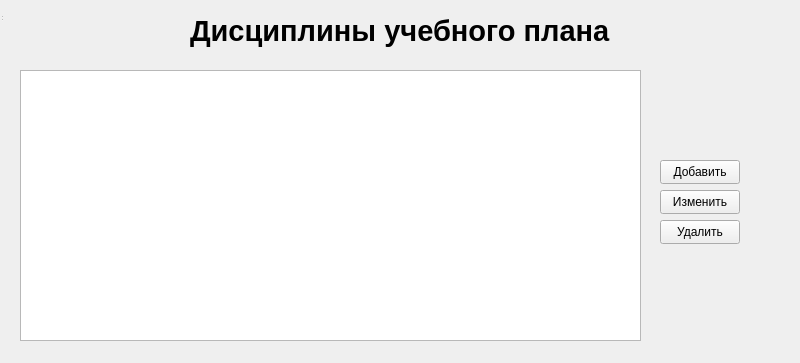
<?xml version="1.0" encoding="UTF-8"?>
<ui version="4.0">
 <class>syllibusdiscipline</class>
 <widget class="QWidget" name="syllibusdiscipline">
  <property name="geometry">
   <rect>
    <x>0</x>
    <y>0</y>
    <width>800</width>
    <height>363</height>
   </rect>
  </property>
  <property name="windowTitle">
   <string>Form</string>
  </property>
  <widget class="QWidget" name="centralwidget" native="true">
   <property name="geometry">
    <rect>
     <x>0</x>
     <y>0</y>
     <width>780</width>
     <height>351</height>
    </rect>
   </property>
   <widget class="QTableWidget" name="tableWidget">
    <property name="geometry">
     <rect>
      <x>20</x>
      <y>70</y>
      <width>621</width>
      <height>271</height>
     </rect>
    </property>
   </widget>
   <widget class="QPushButton" name="pushButton">
    <property name="geometry">
     <rect>
      <x>660</x>
      <y>160</y>
      <width>80</width>
      <height>24</height>
     </rect>
    </property>
    <property name="text">
     <string>Добавить</string>
    </property>
   </widget>
   <widget class="QPushButton" name="pushButton_2">
    <property name="geometry">
     <rect>
      <x>660</x>
      <y>220</y>
      <width>80</width>
      <height>24</height>
     </rect>
    </property>
    <property name="text">
     <string>Удалить</string>
    </property>
   </widget>
   <widget class="QLabel" name="label">
    <property name="geometry">
     <rect>
      <x>190</x>
      <y>10</y>
      <width>431</width>
      <height>41</height>
     </rect>
    </property>
    <property name="font">
     <font>
      <pointsize>22</pointsize>
      <bold>true</bold>
     </font>
    </property>
    <property name="text">
     <string>Дисциплины учебного плана</string>
    </property>
   </widget>
   <widget class="QPushButton" name="pushButton_3">
    <property name="geometry">
     <rect>
      <x>660</x>
      <y>190</y>
      <width>80</width>
      <height>24</height>
     </rect>
    </property>
    <property name="text">
     <string>Изменить</string>
    </property>
   </widget>
  </widget>
  <widget class="QStatusBar" name="statusbar">
   <property name="geometry">
    <rect>
     <x>0</x>
     <y>0</y>
     <width>3</width>
     <height>22</height>
    </rect>
   </property>
  </widget>
  <action name="action">
   <property name="text">
    <string>Дисциплины</string>
   </property>
  </action>
  <action name="action_2">
   <property name="text">
    <string>Дисциплины учебного плана</string>
   </property>
  </action>
  <action name="action_3">
   <property name="text">
    <string>Компетенции</string>
   </property>
  </action>
  <action name="action_4">
   <property name="text">
    <string>Компетенции дисциплины</string>
   </property>
  </action>
  <action name="action_5">
   <property name="text">
    <string>Образовательный стандарт</string>
   </property>
  </action>
  <action name="action_6">
   <property name="text">
    <string>Образовательная программа</string>
   </property>
  </action>
  <action name="action_7">
   <property name="text">
    <string>Результат</string>
   </property>
  </action>
 </widget>
 <resources/>
 <connections/>
</ui>
